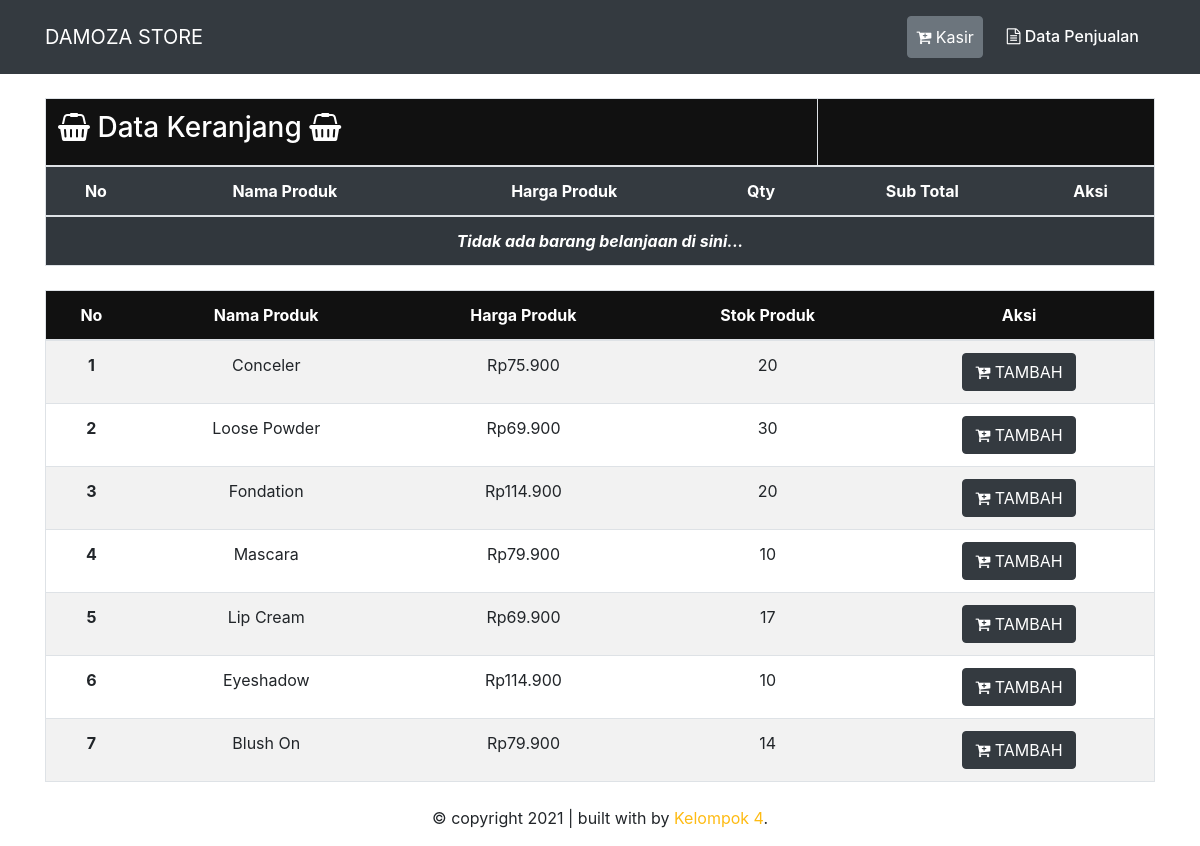
The app's page /kasir/index.php with its own data.
### tables this page shows
CREATE TABLE `produk` (
  `id_produk` int(4) NOT NULL,
  `nama` varchar(255) NOT NULL,
  `harga` int(20) NOT NULL,
  `stock` int(20) NOT NULL
);

### functions.php (called while the page is built)
<?php
	function rp($angka){
	  	$rupiah=number_format($angka,0,',','.');
	  	return $rupiah;
	}

### kasir/index.php (the view, shortened to what this page needs)
<?php
    require '../koneksinya.php';
    require '../functions.php';
?>
<!DOCTYPE html>
<html lang="en">
<head>
    <link rel="stylesheet" href="../plugins/css/bootstrap.css">
    <link rel="stylesheet" href="../plugins/css/font-awesome.min.css">
</head>
<body>
    <div class="container-fluid text-white bg-dark" >
        <div class="container p-0">
            <nav class="navbar px-0 navbar-expand-md  navbar-dark text-white bg-dark" >
                <div class="container">
                    <a class="navbar-brand" href="#">DAMOZA STORE</a>
                    <div class="collapse navbar-collapse font-weight-semi-bold justify-content-end" id="navbarNavDropdownMenu">
                        <ul class="navbar-nav">
                            <li class="nav-item p-2">
                                <a class="nav-link btn btn-secondary" href="index.php"><i class="fa fa-cart-plus"></i> Kasir</a>
                            </li>
                            <li class="nav-item p-2">
                                <a class="nav-link" href="data-penjualan.php"><i class="fa fa-file-text-o"></i> Data Penjualan</a>
                            </li>
                        </ul>
                    </div>
                </div>
            </nav>
        </div>
    </div>
    <div class="container my-4 text-center">
        <table class="table table-striped border mt-4 text-white bg-dark" >
            <thead class=" text-light text-white bg-dark">
                <tr class="text-left">
                    <th scope="col" colspan="4" class="border-right text-white bg-black" >
                        <h3 class="text-white bg-black" ><i class="fa fa-shopping-basket"></i> Data Keranjang <i class="fa fa-shopping-basket"></i></h3>
                    </th>
                    <th scope="col" colspan="2" class="border-right text-white bg-black">
                    </th>
                </tr>
                <tr class="text-white bg-dark">
                    <th scope="col">No</th>
                    <th scope="col">Nama Produk</th>
                    <th scope="col">Harga Produk</th>
                    <th scope="col">Qty</th>
                    <th scope="col">Sub Total</th>
                    <th scope="col">Aksi</th>
                </tr>
            </thead>
            <tbody>
                <?php
                    if (empty($_SESSION['invoice'])) {
                        echo "<tr>";
                        echo "<th colspan='6' class='text-center'><i>Tidak ada barang belanjaan di sini...</i></th>";
                        echo "</tr>";
                    }
                ?>
            </tbody>
        </table>
        <table class="table table-striped border mt-4">
            <thead class="  text-white bg-black" >
                <tr>
                    <th scope="col">No</th>
                    <th scope="col">Nama Produk</th>
                    <th scope="col">Harga Produk</th>
                    <th scope="col">Stok Produk</th>
                    <th scope="col">Aksi</th>
                </tr>
            </thead>
            <tbody>
                <?php
                    $no = 1;
                    $query    = "SELECT * FROM produk ORDER BY id_produk DESC";
                    $mysqlQuery   = mysqli_query($koneksinya, $query);
                    while ($result   = mysqli_fetch_assoc($mysqlQuery)) {
                ?>
                <tr>
                    <th scope="row"><?php echo $no++; ?></th>
                    <td><?php echo $result['nama']; ?></td>
                    <td>Rp<?php echo rp($result['harga']); ?></td>
                    <td><?php
                            if ($result['stock']<=0) {
                                echo "<b class='text-danger'>Habis</b>";
                            }elseif ($result['stock']>0) {
                                echo $result['stock'];
                            }
                        ?>
                    </td>
                    <td>
                        <?php
                            if ($result['stock']<=0) {
                        ?>
                        <button type="button" class="btn btn-default" data-toggle="modal" data-target="#">
                            <i class="fa fa-window-close"></i> HABIS
                        </button>
                        <?php
                            }elseif ($result['stock']>0) {
                        ?>
                        <button type="button" class="btn btn-dark" data-toggle="modal" data-target="#tambah<?= $result['id_produk']; ?>">
                            <i class="fa fa-cart-plus"></i> TAMBAH
                        </button>
                        <?php
                            }
                        ?>
                    </td>
                </tr>
                <?php } ?>
            </tbody>
        </table>
    </div>
    <?php require 'footer.php'; ?>
</body>
</html>

### records on screen
produk: nama "Conceler", harga "75.900", stock "20"
produk: nama "Loose Powder", harga "69.900", stock "30"
produk: nama "Fondation", harga "114.900", stock "20"
produk: nama "Mascara", harga "79.900", stock "10"
produk: nama "Lip Cream", harga "69.900", stock "17"
produk: nama "Eyeshadow", harga "114.900", stock "10"
produk: nama "Blush On", harga "79.900", stock "14"
